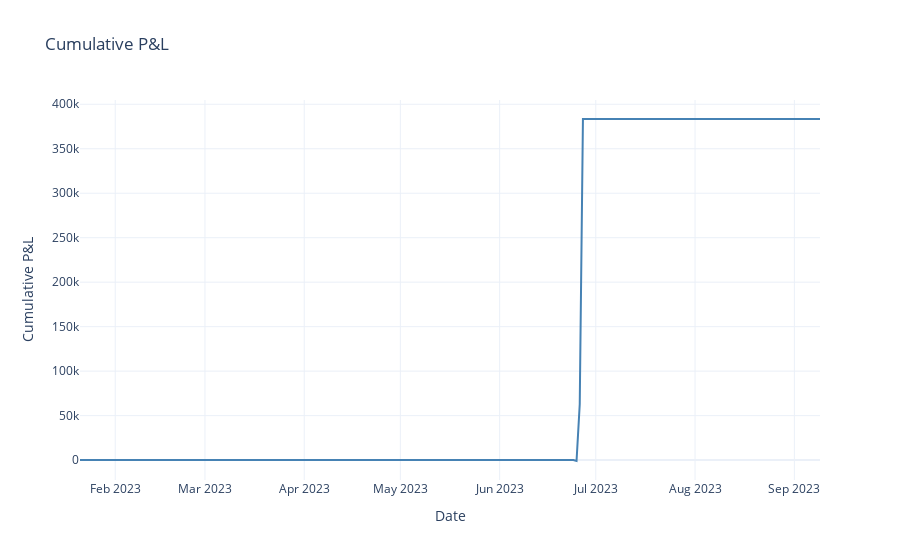

Write notebook code for a chart like this one.
### Code cell
# Plot P&L evolution (equity curve)
fig_pnl = plot_equity_curve(
    pnl=backtest_result.pnl["net_pnl"],
    title="Cumulative P&L",
)
fig_pnl.show()

print("✅ P&L visualization complete")

### Figure 1 — Plotly figure (JSON) as saved in the notebook; plotly's stock layout.template omitted (floating-point values rounded to 4 significant figures; data arrays with more than 128 entries replaced by an {"elided": "..."} marker saying what was removed)
{"data": [{"hovertemplate": "Date=%{x}<br>Cumulative P&L=%{y}<extra></extra>", "legendgroup": "", "line": {"color": "steelblue", "dash": "solid", "width": 2}, "marker": {"symbol": "circle"}, "mode": "lines", "name": "", "orientation": "v", "showlegend": false, "type": "scatter", "x": {"elided": "232 str values"}, "xaxis": "x", "y": {"elided": "232 float values"}, "yaxis": "y"}], "layout": {"hovermode": "x unified", "legend": {"tracegroupgap": 0}, "showlegend": false, "title": {"text": "Cumulative P&L"}, "xaxis": {"anchor": "y", "domain": [0, 1], "title": {"text": "Date"}}, "yaxis": {"anchor": "x", "domain": [0, 1], "title": {"text": "Cumulative P&L"}}}}
